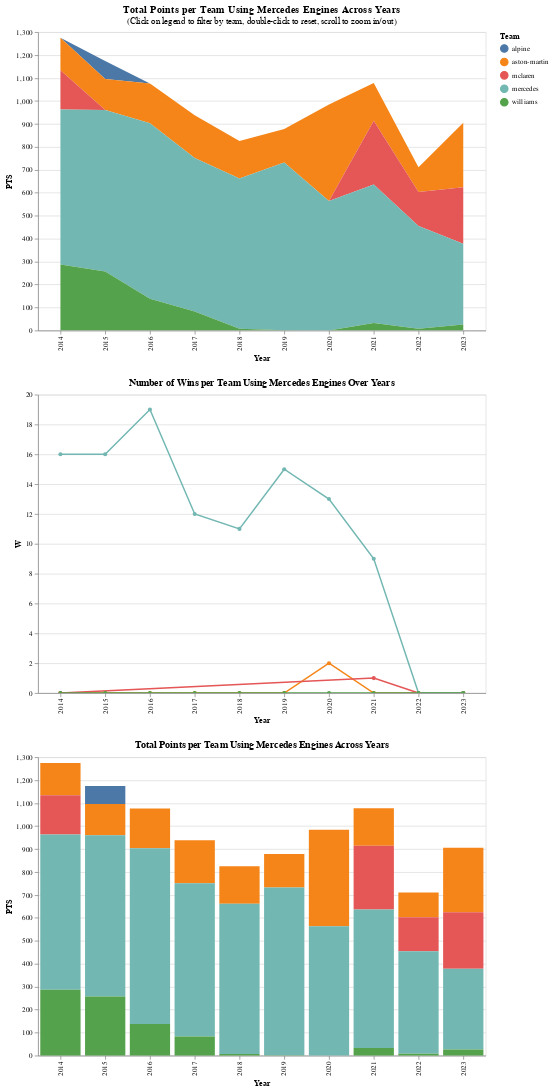

Notebook code for this chart:
### Markdown cell above
# Creating a user interactive dashboard for Mercedes engines

### Code cell
# Concatenate the charts in a dashboard
dashboard_mercedes = alt.vconcat(
    points_by_team_year_area_chart,
    mercedes_team_wins_over_time_alt,
    points_by_team_year_bar_chart,
)

# Display the dashboard
dashboard_mercedes

### Figure 1 — Vega-Lite specification as saved in the notebook (floating-point values rounded to 4 significant figures)
{"config": {"view": {"continuousWidth": 300, "continuousHeight": 300}}, "vconcat": [{"data": {"name": "data-8926d17e5a32267532e99d48847940a0"}, "mark": {"type": "area", "opacity": 0.5}, "encoding": {"color": {"field": "Team", "type": "nominal"}, "opacity": {"condition": {"param": "Team Selection", "value": 1}, "value": 0.2}, "tooltip": [{"field": "Team", "type": "nominal"}, {"field": "Year", "type": "quantitative"}, {"field": "PTS", "type": "quantitative"}], "x": {"field": "Year", "type": "ordinal"}, "y": {"field": "PTS", "type": "quantitative"}}, "height": 400, "name": "view_9", "title": {"text": "Total Points per Team Using Mercedes Engines Across Years", "anchor": "middle", "color": "black", "fontSize": 14, "subtitle": "(Click on legend to filter by team, double-click to reset, scroll to zoom in/out)"}, "transform": [{"filter": {"param": "Team Selection"}}], "width": 600}, {"data": {"name": "data-b30e6717de0c6c57b84cc8958ff6517d"}, "mark": {"type": "line", "point": true}, "encoding": {"color": {"field": "Team", "type": "nominal"}, "tooltip": [{"field": "Team", "type": "nominal"}, {"field": "Year", "type": "quantitative"}, {"field": "W", "type": "quantitative"}], "x": {"field": "Year", "type": "ordinal"}, "y": {"field": "W", "type": "quantitative"}}, "height": 400, "name": "view_10", "title": "Number of Wins per Team Using Mercedes Engines Over Years", "transform": [{"filter": {"param": "param_1"}}], "width": 600}, {"data": {"name": "data-8926d17e5a32267532e99d48847940a0"}, "mark": {"type": "bar"}, "encoding": {"color": {"field": "Team", "type": "nominal"}, "tooltip": [{"field": "Team", "type": "nominal"}, {"field": "Year", "type": "quantitative"}, {"field": "PTS", "type": "quantitative"}], "x": {"field": "Year", "type": "ordinal"}, "y": {"field": "PTS", "type": "quantitative"}}, "height": 400, "title": "Total Points per Team Using Mercedes Engines Across Years", "width": 600}], "params": [{"name": "Team Selection", "select": {"type": "point", "fields": ["Team"]}, "bind": "legend", "views": ["view_9"]}, {"name": "Zoom In/Out", "select": {"type": "interval"}, "bind": "scales", "views": ["view_9"]}, {"name": "param_1", "select": {"type": "point", "clear": "dblclick", "fields": ["Team"]}, "bind": {"input": "select", "options": [null, "alpine", "aston-martin", "mclaren", "mercedes", "williams"], "name": "Select Team for the Number of Wins per Team Using Mercedes Engines Over Years: "}, "views": ["view_10"]}, {"name": "param_2", "select": {"type": "interval", "encodings": ["x", "y"]}, "bind": "scales", "views": ["view_10"]}], "$schema": "https://vega.github.io/schema/vega-lite/v5.14.1.json", "datasets": {"data-8926d17e5a32267532e99d48847940a0": [{"Team": "alpine", "Year": 2015, "PTS": 78}, {"Team": "aston-martin", "Year": 2014, "PTS": 141}, {"Team": "aston-martin", "Year": 2015, "PTS": 136}, {"Team": "aston-martin", "Year": 2016, "PTS": 173}, {"Team": "aston-martin", "Year": 2017, "PTS": 187}, {"Team": "aston-martin", "Year": 2018, "PTS": 163}, {"Team": "aston-martin", "Year": 2019, "PTS": 146}, {"Team": "aston-martin", "Year": 2020, "PTS": 420}, {"Team": "aston-martin", "Year": 2021, "PTS": 164}, {"Team": "aston-martin", "Year": 2022, "PTS": 108}, {"Team": "aston-martin", "Year": 2023, "PTS": 281}, {"Team": "mclaren", "Year": 2014, "PTS": 171}, {"Team": "mclaren", "Year": 2021, "PTS": 278}, {"Team": "mclaren", "Year": 2022, "PTS": 148}, {"Team": "mclaren", "Year": 2023, "PTS": 246}, {"Team": "mercedes", "Year": 2014, "PTS": 676}, {"Team": "mercedes", "Year": 2015, "PTS": 703}, {"Team": "mercedes", "Year": 2016, "PTS": 765}, {"Team": "mercedes", "Year": 2017, "PTS": 668}, {"Team": "mercedes", "Year": 2018, "PTS": 655}, {"Team": "mercedes", "Year": 2019, "PTS": 731}, {"Team": "mercedes", "Year": 2020, "PTS": 564}, {"Team": "mercedes", "Year": 2021, "PTS": 603}, {"Team": "mercedes", "Year": 2022, "PTS": 447}, {"Team": "mercedes", "Year": 2023, "PTS": 352}, {"Team": "williams", "Year": 2014, "PTS": 287}, {"Team": "williams", "Year": 2015, "PTS": 257}, {"Team": "williams", "Year": 2016, "PTS": 138}, {"Team": "williams", "Year": 2017, "PTS": 83}, {"Team": "williams", "Year": 2018, "PTS": 7}, {"Team": "williams", "Year": 2019, "PTS": 1}, {"Team": "williams", "Year": 2020, "PTS": 0}, {"Team": "williams", "Year": 2021, "PTS": 33}, {"Team": "williams", "Year": 2022, "PTS": 8}, {"Team": "williams", "Year": 2023, "PTS": 26}], "data-b30e6717de0c6c57b84cc8958ff6517d": [{"Team": "alpine", "Year": 2015, "W": 0}, {"Team": "aston-martin", "Year": 2014, "W": 0}, {"Team": "aston-martin", "Year": 2015, "W": 0}, {"Team": "aston-martin", "Year": 2016, "W": 0}, {"Team": "aston-martin", "Year": 2017, "W": 0}, {"Team": "aston-martin", "Year": 2018, "W": 0}, {"Team": "aston-martin", "Year": 2019, "W": 0}, {"Team": "aston-martin", "Year": 2020, "W": 2}, {"Team": "aston-martin", "Year": 2021, "W": 0}, {"Team": "aston-martin", "Year": 2022, "W": 0}, {"Team": "aston-martin", "Year": 2023, "W": 0}, {"Team": "mclaren", "Year": 2014, "W": 0}, {"Team": "mclaren", "Year": 2021, "W": 1}, {"Team": "mclaren", "Year": 2022, "W": 0}, {"Team": "mclaren", "Year": 2023, "W": 0}, {"Team": "mercedes", "Year": 2014, "W": 16}, {"Team": "mercedes", "Year": 2015, "W": 16}, {"Team": "mercedes", "Year": 2016, "W": 19}, {"Team": "mercedes", "Year": 2017, "W": 12}, {"Team": "mercedes", "Year": 2018, "W": 11}, {"Team": "mercedes", "Year": 2019, "W": 15}, {"Team": "mercedes", "Year": 2020, "W": 13}, {"Team": "mercedes", "Year": 2021, "W": 9}, {"Team": "mercedes", "Year": 2022, "W": 0}, {"Team": "mercedes", "Year": 2023, "W": 0}, {"Team": "williams", "Year": 2014, "W": 0}, {"Team": "williams", "Year": 2015, "W": 0}, {"Team": "williams", "Year": 2016, "W": 0}, {"Team": "williams", "Year": 2017, "W": 0}, {"Team": "williams", "Year": 2018, "W": 0}, {"Team": "williams", "Year": 2019, "W": 0}, {"Team": "williams", "Year": 2020, "W": 0}, {"Team": "williams", "Year": 2021, "W": 0}, {"Team": "williams", "Year": 2022, "W": 0}, {"Team": "williams", "Year": 2023, "W": 0}]}}
